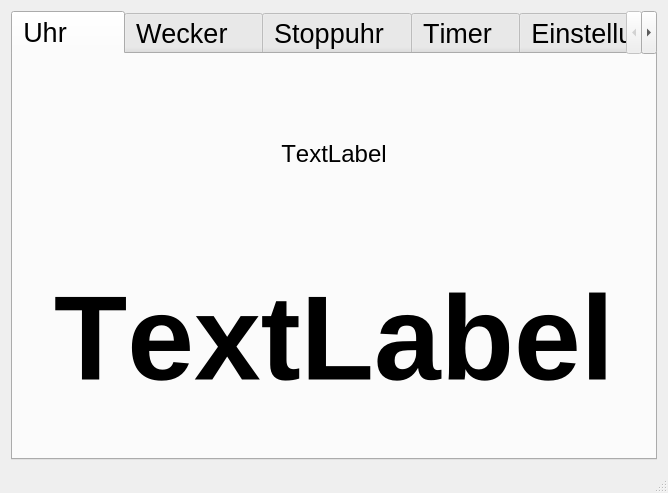
<?xml version="1.0" encoding="UTF-8"?>
<ui version="4.0">
 <class>MainWindow</class>
 <widget class="QMainWindow" name="MainWindow">
  <property name="geometry">
   <rect>
    <x>0</x>
    <y>0</y>
    <width>668</width>
    <height>493</height>
   </rect>
  </property>
  <property name="windowTitle">
   <string>MainWindow</string>
  </property>
  <widget class="QWidget" name="centralWidget">
   <layout class="QVBoxLayout" name="verticalLayout">
    <item>
     <widget class="QTabWidget" name="tabWidget">
      <property name="sizePolicy">
       <sizepolicy hsizetype="Preferred" vsizetype="Minimum">
        <horstretch>0</horstretch>
        <verstretch>0</verstretch>
       </sizepolicy>
      </property>
      <property name="sizeIncrement">
       <size>
        <width>0</width>
        <height>0</height>
       </size>
      </property>
      <property name="baseSize">
       <size>
        <width>0</width>
        <height>0</height>
       </size>
      </property>
      <property name="font">
       <font>
        <pointsize>20</pointsize>
        <kerning>false</kerning>
       </font>
      </property>
      <property name="currentIndex">
       <number>0</number>
      </property>
      <widget class="QWidget" name="tab1">
       <attribute name="title">
        <string>Uhr      </string>
       </attribute>
       <layout class="QVBoxLayout" name="verticalLayout_2">
        <item>
         <layout class="QGridLayout" name="gridLayout">
          <item row="1" column="0">
           <widget class="QLabel" name="labelTime">
            <property name="font">
             <font>
              <pointsize>90</pointsize>
              <weight>75</weight>
              <bold>true</bold>
             </font>
            </property>
            <property name="text">
             <string>TextLabel</string>
            </property>
            <property name="alignment">
             <set>Qt::AlignCenter</set>
            </property>
           </widget>
          </item>
          <item row="0" column="0">
           <widget class="QLabel" name="labelDate">
            <property name="font">
             <font>
              <pointsize>18</pointsize>
              <weight>50</weight>
              <bold>false</bold>
             </font>
            </property>
            <property name="text">
             <string>TextLabel</string>
            </property>
            <property name="alignment">
             <set>Qt::AlignCenter</set>
            </property>
           </widget>
          </item>
          <item row="2" column="0">
           <spacer name="verticalSpacer">
            <property name="orientation">
             <enum>Qt::Vertical</enum>
            </property>
            <property name="sizeType">
             <enum>QSizePolicy::Fixed</enum>
            </property>
            <property name="sizeHint" stdset="0">
             <size>
              <width>20</width>
              <height>20</height>
             </size>
            </property>
           </spacer>
          </item>
         </layout>
        </item>
       </layout>
      </widget>
      <widget class="QWidget" name="tab2">
       <attribute name="title">
        <string>Wecker   </string>
       </attribute>
      </widget>
      <widget class="QWidget" name="stoppuhr">
       <attribute name="title">
        <string>Stoppuhr  </string>
       </attribute>
       <layout class="QVBoxLayout" name="verticalLayout_5">
        <item>
         <layout class="QVBoxLayout" name="verticalLayout_4">
          <item>
           <widget class="QLabel" name="labelStop">
            <property name="font">
             <font>
              <pointsize>90</pointsize>
              <weight>75</weight>
              <bold>true</bold>
             </font>
            </property>
            <property name="text">
             <string>00 : 00 : 00</string>
            </property>
            <property name="alignment">
             <set>Qt::AlignCenter</set>
            </property>
           </widget>
          </item>
         </layout>
        </item>
        <item>
         <layout class="QHBoxLayout" name="horizontalLayout_2">
          <item>
           <widget class="QPushButton" name="btnStartStopWatch">
            <property name="text">
             <string>Start</string>
            </property>
           </widget>
          </item>
          <item>
           <widget class="QPushButton" name="btnResetStopWatch">
            <property name="text">
             <string>Reset</string>
            </property>
           </widget>
          </item>
         </layout>
        </item>
       </layout>
      </widget>
      <widget class="QWidget" name="tabTimer">
       <attribute name="title">
        <string>Timer  </string>
       </attribute>
       <layout class="QVBoxLayout" name="verticalLayout_6">
        <item>
         <layout class="QHBoxLayout" name="horizontalLayout_5">
          <item>
           <widget class="QPushButton" name="btnHourPlus">
            <property name="text">
             <string>+</string>
            </property>
           </widget>
          </item>
          <item>
           <widget class="QPushButton" name="btnMinPlus">
            <property name="text">
             <string>+</string>
            </property>
           </widget>
          </item>
          <item>
           <widget class="QPushButton" name="btnSecPlus">
            <property name="text">
             <string>+</string>
            </property>
           </widget>
          </item>
         </layout>
        </item>
        <item>
         <widget class="QLabel" name="labelTimer">
          <property name="sizePolicy">
           <sizepolicy hsizetype="Preferred" vsizetype="Fixed">
            <horstretch>0</horstretch>
            <verstretch>0</verstretch>
           </sizepolicy>
          </property>
          <property name="font">
           <font>
            <pointsize>90</pointsize>
            <weight>75</weight>
            <bold>true</bold>
           </font>
          </property>
          <property name="text">
           <string>00 : 00 : 00</string>
          </property>
          <property name="alignment">
           <set>Qt::AlignCenter</set>
          </property>
         </widget>
        </item>
        <item>
         <layout class="QHBoxLayout" name="horizontalLayout_3">
          <item>
           <widget class="QPushButton" name="btnHourMin">
            <property name="text">
             <string>-</string>
            </property>
           </widget>
          </item>
          <item>
           <widget class="QPushButton" name="btnMinMin">
            <property name="text">
             <string>-</string>
            </property>
           </widget>
          </item>
          <item>
           <widget class="QPushButton" name="btnSecMin">
            <property name="text">
             <string>-</string>
            </property>
           </widget>
          </item>
         </layout>
        </item>
        <item>
         <layout class="QHBoxLayout" name="horizontalLayout_4">
          <item>
           <widget class="QPushButton" name="btnTimer">
            <property name="text">
             <string>Start</string>
            </property>
           </widget>
          </item>
          <item>
           <widget class="QPushButton" name="btnTimerReset">
            <property name="text">
             <string>Reset</string>
            </property>
           </widget>
          </item>
         </layout>
        </item>
       </layout>
      </widget>
      <widget class="QWidget" name="tab_3">
       <attribute name="title">
        <string>Einstellungen</string>
       </attribute>
       <layout class="QVBoxLayout" name="verticalLayout_3">
        <item>
         <layout class="QHBoxLayout" name="horizontalLayout">
          <item>
           <widget class="QLabel" name="label">
            <property name="text">
             <string>     Helligkeit                         </string>
            </property>
           </widget>
          </item>
          <item>
           <widget class="QSlider" name="brightnessSlider">
            <property name="sizePolicy">
             <sizepolicy hsizetype="Expanding" vsizetype="Maximum">
              <horstretch>0</horstretch>
              <verstretch>0</verstretch>
             </sizepolicy>
            </property>
            <property name="font">
             <font>
              <pointsize>20</pointsize>
              <weight>50</weight>
              <bold>false</bold>
              <kerning>false</kerning>
             </font>
            </property>
            <property name="orientation">
             <enum>Qt::Horizontal</enum>
            </property>
           </widget>
          </item>
         </layout>
        </item>
        <item>
         <widget class="QPushButton" name="btnScreenOff">
          <property name="text">
           <string>Bildschirm aussschalten</string>
          </property>
         </widget>
        </item>
        <item>
         <widget class="QPushButton" name="btnWifi">
          <property name="text">
           <string>Wifi ausschalten</string>
          </property>
         </widget>
        </item>
        <item>
         <widget class="QPushButton" name="btnQuit">
          <property name="text">
           <string>Beenden</string>
          </property>
         </widget>
        </item>
       </layout>
      </widget>
     </widget>
    </item>
   </layout>
  </widget>
  <widget class="QMenuBar" name="menuBar">
   <property name="geometry">
    <rect>
     <x>0</x>
     <y>0</y>
     <width>668</width>
     <height>25</height>
    </rect>
   </property>
  </widget>
  <widget class="QStatusBar" name="statusBar"/>
 </widget>
 <layoutdefault spacing="6" margin="11"/>
 <resources/>
 <connections/>
</ui>
